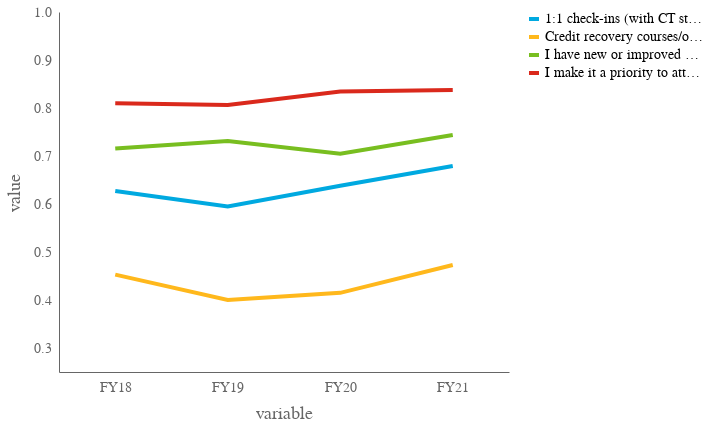

The cell this chart's notebook holds for it:
### Code cell
alt.Chart(_df).mark_line().encode(
    alt.Y(
        'value:Q',
        scale=alt.Scale(domain=(0.25, 1))
    ),
    x='variable:N',

    color='index:N',
)

### Figure 1 — Vega-Lite specification as saved in the notebook (floating-point values rounded to 4 significant figures)
{"config": {"scale": {"padding": 100, "paddingInner": 100, "paddingOuter": 100}, "view": {"height": 360, "width": 450, "strokeWidth": 0, "padding": 100}, "title": {"fontSize": 22, "font": "Avenir", "color": "#666", "anchor": "start", "fontWeight": 425}, "axisX": {"domain": true, "domainColor": "#666", "domainWidth": 1, "grid": false, "labelFont": "Avenir", "labelFontSize": 14, "labelColor": "#666", "labelAngle": 0, "tickColor": "#666", "ticks": false, "tickSize": 5, "titleFont": "Avenir", "labelPadding": 8, "titleColor": "#666", "titleFontSize": 18, "titleFontWeight": 425, "titlePadding": 10}, "axisY": {"domain": true, "domainColor": "#666", "grid": false, "gridColor": "#666", "gridWidth": 1, "labelFont": "Avenir", "labelColor": "#666", "labelFontSize": 14, "labelAngle": 0, "labelPadding": 8, "ticks": false, "titleFont": "Avenir", "titleColor": "#666", "titleFontSize": 18, "titleFontWeight": 425, "titlePadding": 10}, "range": {"category": ["#00a9e0", "#ffb81c", "#78be20", "#da291c", "#9063cd", "#97999b", "#007398", "#d0006f"]}, "legend": {"labelFont": "Avenir", "labelFontSize": 14, "Orientation": "horizontal", "symbolSize": 100, "titleFont": "Avenir", "titleFontSize": 14, "title": ""}, "area": {"fill": "#666"}, "line": {"color": "#666", "stroke": "#666", "strokeWidth": 4}, "trail": {"color": "#666", "stroke": "#666", "strokeWidth": 0, "size": 1}, "path": {"stroke": "#666", "strokeWidth": 0.5}, "point": {"filled": true}, "text": {"font": "Avenir", "color": "#666", "fontSize": 11, "align": "right", "fontWeight": 400, "size": 11}, "bar": {"size": 40, "binSpacing": 1, "continuousBandSize": 30, "discreteBandSize": 30, "stroke": false}}, "data": {"name": "data-4a68967eefe5afc739e36b58c696ac05"}, "mark": "line", "encoding": {"color": {"type": "nominal", "field": "index"}, "x": {"type": "nominal", "field": "variable"}, "y": {"type": "quantitative", "field": "value", "scale": {"domain": [0.25, 1]}}}, "$schema": "https://vega.github.io/schema/vega-lite/v4.8.1.json", "datasets": {"data-4a68967eefe5afc739e36b58c696ac05": [{"index": "1:1 check-ins (with CT staff, academic coaches / success coaches, etc.)", "variable": "FY18", "value": 0.627}, {"index": "I have new or improved critical thinking skills", "variable": "FY18", "value": 0.7157}, {"index": "I make it a priority to attend my CT sessions/workshops", "variable": "FY18", "value": 0.81}, {"index": "Credit recovery courses/opportunities", "variable": "FY18", "value": 0.4529}, {"index": "1:1 check-ins (with CT staff, academic coaches / success coaches, etc.)", "variable": "FY19", "value": 0.5949}, {"index": "I have new or improved critical thinking skills", "variable": "FY19", "value": 0.731}, {"index": "I make it a priority to attend my CT sessions/workshops", "variable": "FY19", "value": 0.8061}, {"index": "Credit recovery courses/opportunities", "variable": "FY19", "value": 0.4001}, {"index": "1:1 check-ins (with CT staff, academic coaches / success coaches, etc.)", "variable": "FY20", "value": 0.6382}, {"index": "I have new or improved critical thinking skills", "variable": "FY20", "value": 0.7048}, {"index": "I make it a priority to attend my CT sessions/workshops", "variable": "FY20", "value": 0.8346}, {"index": "Credit recovery courses/opportunities", "variable": "FY20", "value": 0.4149}, {"index": "1:1 check-ins (with CT staff, academic coaches / success coaches, etc.)", "variable": "FY21", "value": 0.6793}, {"index": "I have new or improved critical thinking skills", "variable": "FY21", "value": 0.7439}, {"index": "I make it a priority to attend my CT sessions/workshops", "variable": "FY21", "value": 0.8374}, {"index": "Credit recovery courses/opportunities", "variable": "FY21", "value": 0.4729}]}}
